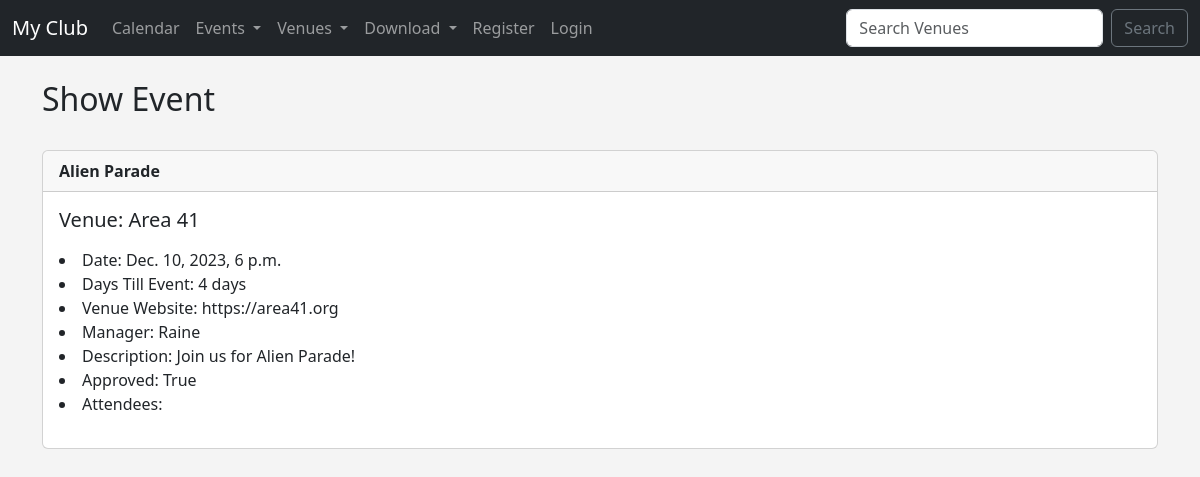
/show_event/1, run on the app's committed database.
### events/models.py (models this page shows)
class Event(models.Model):
	name = models.CharField('Event Name', max_length = 120)
	event_date = models.DateTimeField('Event Date')
	venue = models.ForeignKey(Venue, blank = True , null = True, on_delete = models.CASCADE)
	manager = models.ForeignKey(User, blank = True, null = True, on_delete = models.SET_NULL)
	description = models.TextField(blank = True)
	attendees = models.ManyToManyField(MyClubUser, blank = True)
	approved = models.BooleanField('Approved', default = False)
	def __str__(self):
		return self.name
	@property
	def Days_till(self):
		today = date.today()
		days_till = self.event_date.date() - today #getting only date of the event
		days_till_stripped = str(days_till).split(",",1)[0]
		return days_till_stripped

class Venue(models.Model):
	name = models.CharField('Venue Name', max_length = 120)
	address = models.CharField(max_length = 300)
	zip_code = models.CharField('Zip Code',max_length = 15)
	phone = models.CharField('Contact Phone',max_length = 15, blank = True)
	web = models.URLField('Website Address', blank = True)
	email_address = models.EmailField('Email Address', blank = True)
	owner = models.IntegerField("Venue Owner", blank = False, default = 1)
	venue_image = models.ImageField(null = True, blank = True, upload_to="images/")
	def __str__ (self):
		return self.name

### events/views.py (the view)
# urls.py: path('show_event/<event_id>', views.show_event, name = 'show-event'),
def show_event(request, event_id):
	event = Event.objects.get(pk = event_id)
	return render(request, 'events/show_event.html',
		{'event': event})

### events/templates/events/show_event.html (shortened to what this page needs)
{% extends 'events/base.html' %}
{% block content %}
	<h2>Show Event</h2><br/>
	{% if event.approved %}
		<div class="card">
		  <div class="card-header">
		    <strong>{{ event }}</strong>
		  </div>
		  <div class="card-body">
		    <h5 class="card-title">Venue: {{ event.venue }}</h5>
		    <p class="card-text">
					<li>Date: {{ event.event_date }}</li>
					<li>Days Till Event: {{event.Days_till}}</li>
					<li>Venue Website: {{ event.venue.web }}</li>
					<li>Manager: {{ event.manager }}</li>
					<li>Description: {{ event.description }}</li>
					<li>Approved: {{ event.approved}}</li>
					<li>Attendees:
					</li>
		    </p>
		  </div>
		</div>
		<br/><br/>
	{% endif %}
{% endblock %}

### events/templates/events/base.html (style rules this page uses)
body { background-color: #f4f4f4; }

### data on the page
Event: name "Alien Parade", venue "Area 41", event_date "Dec. 10, 2023, 6 p.m.", Days_till "4 days", venue.web "https://area41.org", manager "Raine", description "Join us for Alien Parade!", approved "True"
